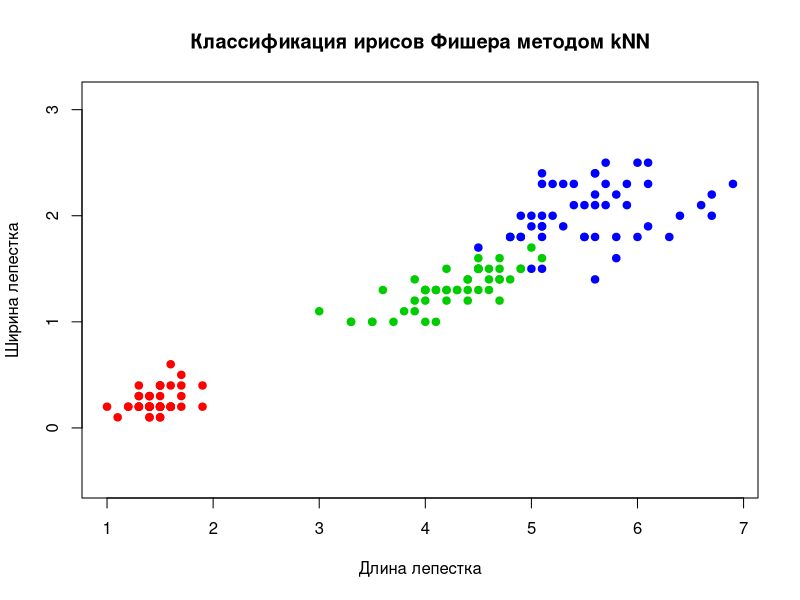

R code for this plot: (Note: a time limit stopped this script after it produced the figure.)
dist = function(u, v) { # Метрика
  sqrt(sum((u - v)^2))
}

sortObj <- function(xl, z, metricFunction = dist) { # Сортировка объектов выборки по расстоянию до классифицируемого
  l <- dim(xl)[1]
  n <- dim(xl)[2] - 1
  distances <- rep(0, l)
  for (i in 1:l) {
    distances[i] <- c(metricFunction(xl[i, 1:n], z))
  }
  orderedXL <- xl[order(distances), ]
  return (orderedXL)
}

kNN <- function(xl, z, k) {
  orderedXL <- sortObj(xl, z);
  n <- dim(orderedXL)[2]
  classes <- orderedXL[1:k, n] 
  counts <- table(classes) # Таблица встречаемости каждого класса среди k ближайших соседей
  class <- names(which.max(counts)) # Наиболее часто встречаемый класс среди k ближайших соседей
  return (class)
}

lOO <- function(k, xl) { # Метод скользящего контроля для выбора оптимального k
  sum = 0
  for (i in 1:dim(xl)[1]) { 
    tmpXl <- rbind(xl[1:i-1, ], xl[i+1:dim(xl)[1],])
    xi <- c(xl[i, 1], xl[i, 2])
    class <- kNN(tmpXl, xi, k)
    if (class != xl[i, 3])
      sum = sum + 1
  }
  sum = sum / dim(xl)[1] # Усреднение полученной ошибки
  return (sum)
}


xl <- iris[, 3:5]
colors = c("setosa" = "red", "versicolor" = "green3", "virginica" = "blue")
plot(iris[, 3:4], pch = 21, bg = colors[iris$Species], col = colors[iris$Species], main="Классификация ирисов Фишера методом kNN", xlab = "Длина лепестка", ylab = "Ширина лепестка", asp = 1)

minErr = 99999
k = 1
for (i in 1:10) { # Выбор оптимального k среди последовательности от 1 до 10
  curErr <- lOO(i, xl)
  if (curErr < minErr) {
    minErr = curErr
    k = i
  }
}

for (i in seq(0, 7, 0.1)) {
  for (j in seq(0, 2.5, 0.1)) {
    z <- c(i, j)
    class <- kNN(xl, z, k)
    points(z[1], z[2], pch = 22, col = colors[class])
  }
}
